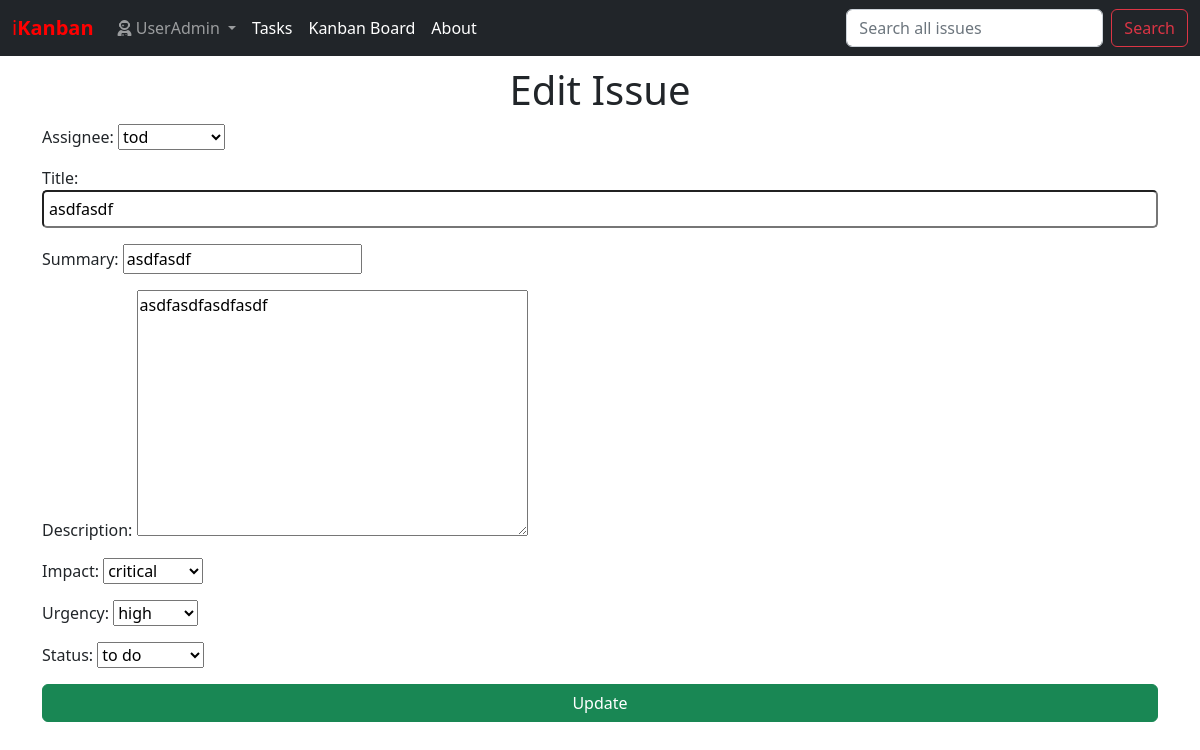
/issues/19/edit/ (signed in), run on the app's committed database.
### issues/models.py (models this page shows)
class Issue(models.Model):
    title = models.CharField(max_length=256)
    summary = models.CharField(max_length=512)
    description = models.TextField()
    created_on = models.DateTimeField(
        auto_now_add=True,
        null=True,
        blank=True
    )
    status = models.ForeignKey(
        Status,
        on_delete=models.CASCADE
    )
    impact = models.ForeignKey(
        Impact,
        on_delete=models.CASCADE
    )
    urgency = models.ForeignKey(
        Urgency,
        on_delete=models.CASCADE
    )
    requester = models.ForeignKey(
        get_user_model(),
        on_delete=models.CASCADE,
        related_name='requester' # django will create a different name to avoid collisions when running > python3 manage.py makemigrations
    )
    assignee = models.ForeignKey(
        get_user_model(),
        on_delete=models.CASCADE,
        null=True,
        blank=True,
        related_name='assignee' # django will create a different name to avoid collisions when running > python3 manage.py makemigrations
    )

### issues/views.py (the view)
# urls.py: path('<int:pk>/edit/', IssueUpdateView.as_view(), name='edit'),
class IssueUpdateView(LoginRequiredMixin, UserPassesTestMixin, UpdateView):  # REMEMBER, Mixin order matters for validations.
    template_name = "issues/edit.html"
    model = Issue
    success_url = reverse_lazy("issue_list")
    fields = ["assignee", "title", "summary", "description",  "impact", "urgency", "status"] # Fields will be showed on the page
    def test_func(self):
        issue_obj = self.get_object()
        return issue_obj.requester == self.request.user

### issues/models.py (called while the page is built)
    def __str__(self):
        return self.name

    def __str__(self):
        return self.name

    def __str__(self):
        return self.name

### templates/issues/edit.html (shortened to what this page needs)
{% extends 'base.html' %}
{% block content %}
    <div id="update-container">
        <h1>Edit Issue</h1>
        <form method="POST">
            {{ form.as_p }}
            <input type="submit" value="Update" class="btn btn-success btn-md" id="update-post-btn">
        </form>
    </div>
{% endblock content %}

### templates/base.html (shortened to what this page needs)
{% load static %}
<!DOCTYPE html>
<html lang="en">
<head>
    <link href="https://cdn.jsdelivr.net/npm/bootstrap@5.2.1/dist/css/bootstrap.min.css" rel="stylesheet">
    <link rel="stylesheet" href="{% static '/css/base.css' %}">
    <link rel="stylesheet" href="https://cdn.jsdelivr.net/npm/bootstrap-icons@1.9.1/font/bootstrap-icons.css">
</head>
<body>
    <nav class="navbar navbar-dark navbar-expand-lg bg-dark">
        <div class="container-fluid">
            <a class="navbar-brand" href="{% url 'home' %}" id="logo-daily">i<strong>Kanban</strong></a>
            <div class="collapse navbar-collapse" id="navbarSupportedContent">
                <ul class="navbar-nav me-auto mb-2 mb-lg-0">
                    {% if user.is_authenticated %}
                    <li class="nav-item dropdown">
                        <a class="nav-link dropdown-toggle" href="#" role="button" data-bs-toggle="dropdown" aria-expanded="false">
                            <i class="fa-solid fa-user-astronaut"></i> {{ user.username }}
                        </a>
                    </li>
                    {% endif %}
                    <li class="nav-item">
                        <a class="nav-link active" aria-current="page" href="{% url 'issue_list' %}">Tasks</a>
                    </li>
                    <li class="nav-item">
                        <a class="nav-link active" aria-current="page" href="{% url 'issue_list' %}">Kanban Board</a>
                    </li>
                    <li class="nav-item">
                        <a class="nav-link active" aria-current="page" href="{% url 'about' %}">About</a>
                    </li>
                </ul>
                <form class="d-flex" role="search">
                    <input class="form-control me-2" type="search" placeholder="Search all issues" aria-label="Search">
                    <button class="btn btn-outline-danger" type="submit">Search</button>
                </form>
            </div>
        </div>
    </nav>
    <div class="container">
        {% block content %}
        {% endblock content %}
    </div>
</body>
</html>

### static/css/base.css (style rules this page uses)
h1, h2, h3, h4, h5, h6 { text-align: center; margin-top:10px; margin-bottom:10px; color: #212529; }
#logo-daily, #question-delete, .forbidden h1 { color: red; }
#id_title, #id_subtitle, #id_author, #id_body, .create-post { padding: 5px; margin: 0px auto; width: 100%; border-radius: 5px; }
#update-post-btn { width: 100%; }

### data on the page
Issue: assignee "tod", title "asdfasdf", summary "asdfasdf", description "asdfasdfasdfasdf", impact "critical", urgency "high", status "to do"

### other printed values
{{ user.username }} "UserAdmin"
